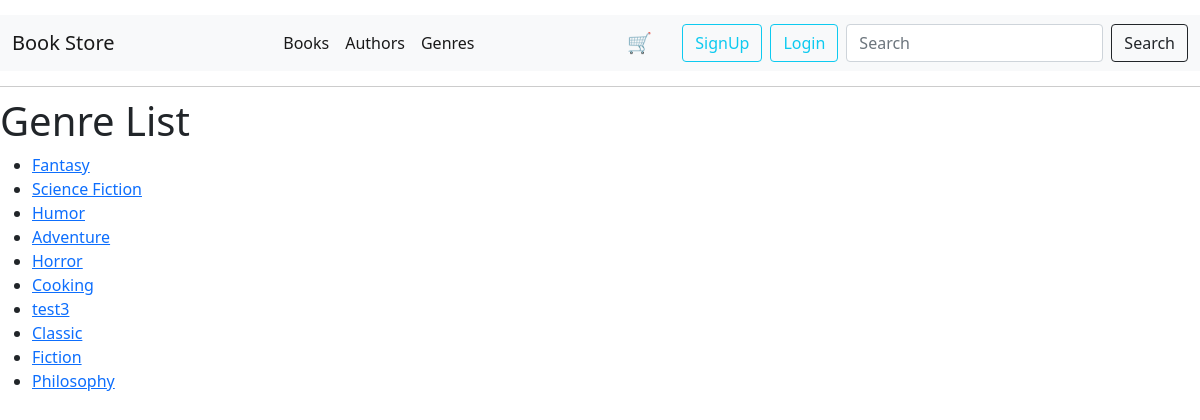
Page /genres/ on the earlier database version.
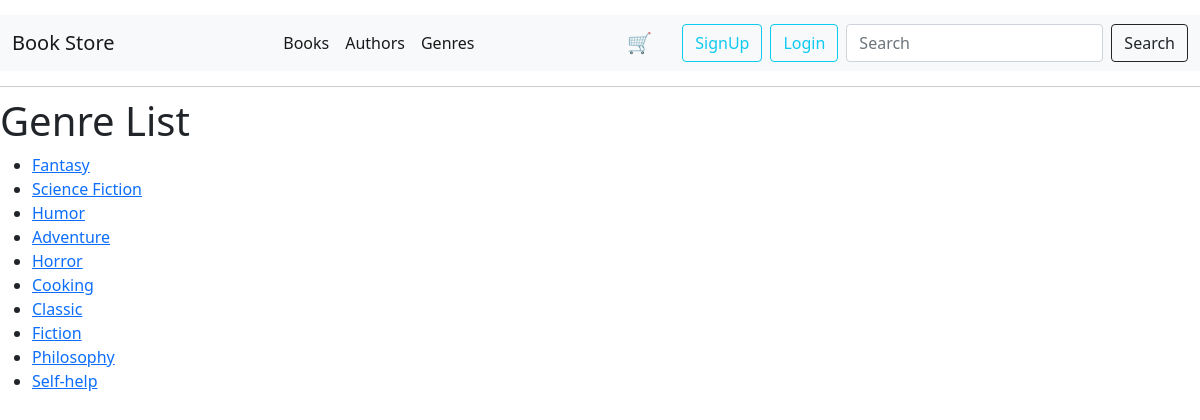
Same page on the later database version.
### catalog/models.py (models this page shows, shortened)
class Genre(models.Model):
    name = models.CharField(max_length=100, help_text="Enter a book genre (e.g. Fantasy)")
    def get_absolute_url(self):
        return reverse("genre-details", args=[str(self.pk)])

### catalog/views.py (the view)
# urls.py: path("genres/", views.genre_list, name="genre-list"),
def genre_list(request):
    genres = Genre.objects.all()
    return render(request, "catalog/genre_list.html", {"genres": genres})

### catalog/templates/catalog/genre_list.html
{% extends "base.html" %}
{% block content %}
<h1>Genre List</h1>
{% if genres %}
<ul>
    {% for genre in genres %}
    <li>
        <a href="{{ genre.get_absolute_url }}">{{ genre.name }}</a>
    </li>
    {% endfor %}
</ul>
{% else %}
<p>There are no genres to display.</p>
{% endif %}
{% endblock %}

Differences in the rows shown:
removed Genre: name "test3"
added Genre: name "Self-help"
